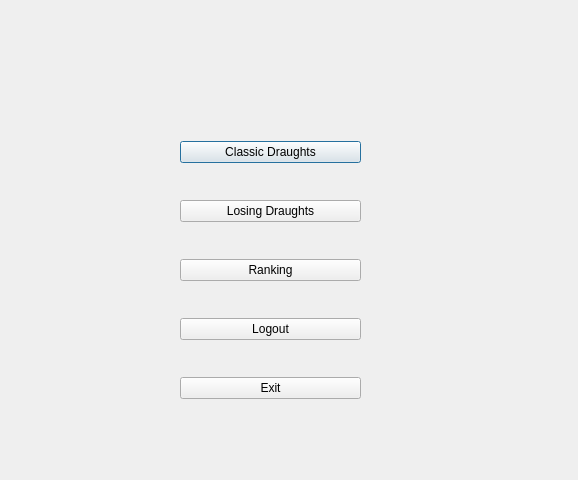
<?xml version="1.0" encoding="UTF-8"?>
<ui version="4.0">
 <class>MainMenu</class>
 <widget class="QDialog" name="MainMenu">
  <property name="geometry">
   <rect>
    <x>0</x>
    <y>0</y>
    <width>578</width>
    <height>480</height>
   </rect>
  </property>
  <property name="windowTitle">
   <string>Main Menu</string>
  </property>
  <property name="styleSheet">
   <string notr="true"/>
  </property>
  <widget class="QWidget" name="layoutWidget">
   <property name="geometry">
    <rect>
     <x>180</x>
     <y>110</y>
     <width>181</width>
     <height>321</height>
    </rect>
   </property>
   <layout class="QVBoxLayout" name="verticalLayout">
    <item>
     <widget class="QPushButton" name="ClasicDraughts">
      <property name="text">
       <string>Classic Draughts</string>
      </property>
     </widget>
    </item>
    <item>
     <widget class="QPushButton" name="LosingDraughts">
      <property name="text">
       <string>Losing Draughts</string>
      </property>
     </widget>
    </item>
    <item>
     <widget class="QPushButton" name="Ranking">
      <property name="text">
       <string>Ranking</string>
      </property>
     </widget>
    </item>
    <item>
     <widget class="QPushButton" name="Logout">
      <property name="text">
       <string>Logout</string>
      </property>
     </widget>
    </item>
    <item>
     <widget class="QPushButton" name="exit">
      <property name="text">
       <string>Exit</string>
      </property>
     </widget>
    </item>
   </layout>
  </widget>
 </widget>
 <resources/>
 <connections>
  <connection>
   <sender>exit</sender>
   <signal>clicked()</signal>
   <receiver>MainMenu</receiver>
   <slot>close()</slot>
   <hints>
    <hint type="sourcelabel">
     <x>275</x>
     <y>399</y>
    </hint>
    <hint type="destinationlabel">
     <x>413</x>
     <y>427</y>
    </hint>
   </hints>
  </connection>
 </connections>
</ui>
